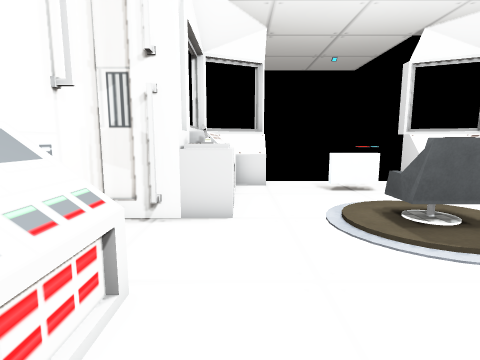
View 1 (above)

14 first-person views from a walk through a Unity game level. The camera is 1.5 m above the floor, tilts 8° down and sees 80° across. The floor is counted in squares, 1 m on a side. Each view is taken from the middle of a square. On the plan, view 1 faces up. The plan holds only what a view shows up to about 14 squares ahead; the rest is blank. The place goes on beyond the plan. The player is left out. Door leaves are left out, so doorways stand open. Some surface patterns are stand-ins.

View 2
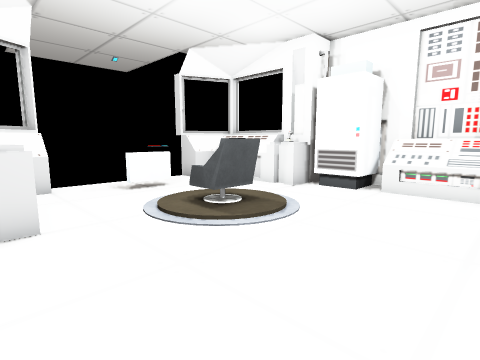

View 3
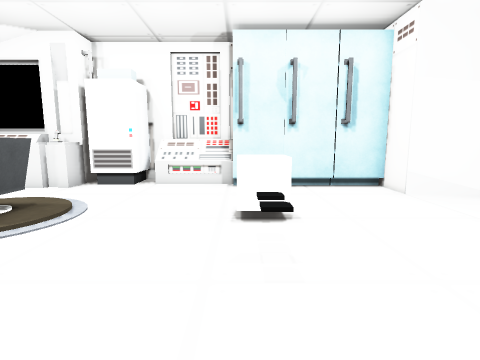

View 4
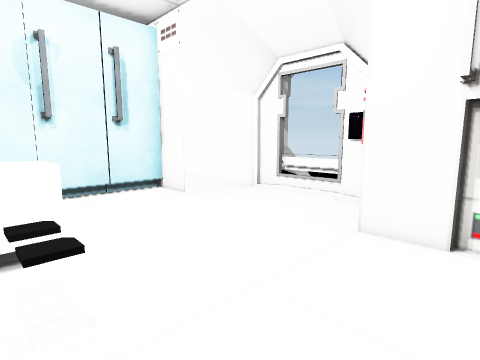

View 5
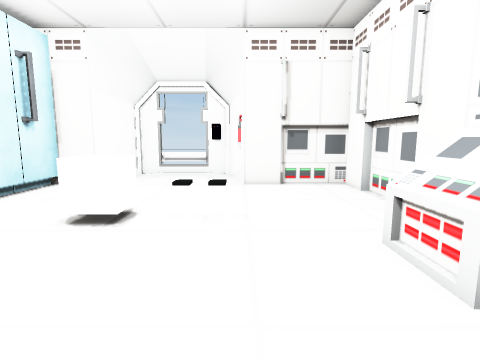

View 6
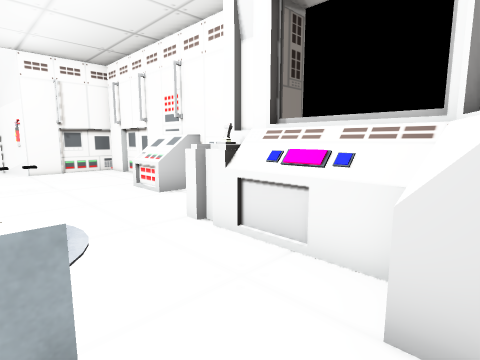

View 7
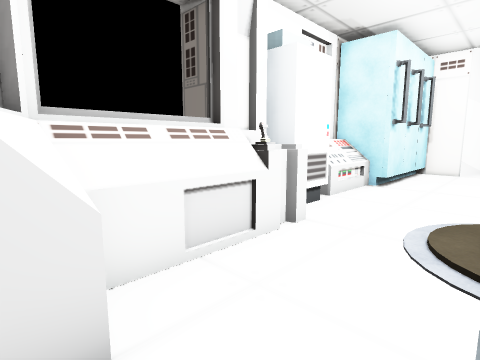

View 8
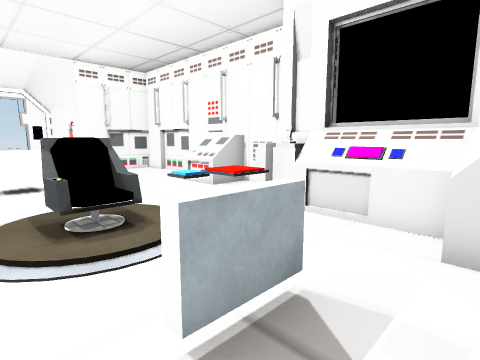

View 9
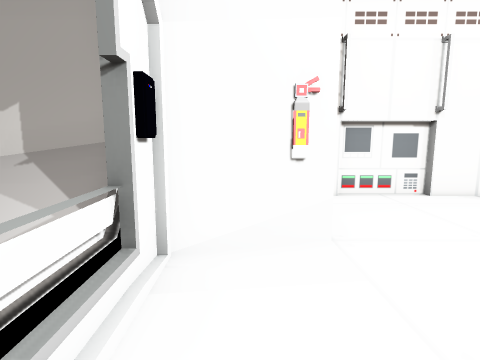

View 10
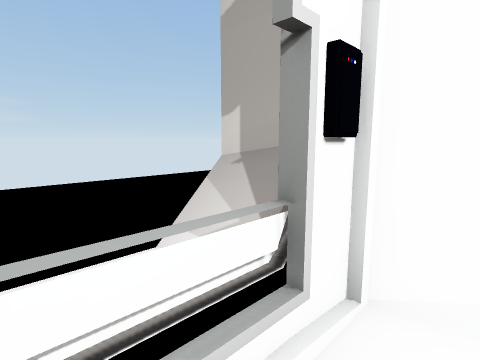

View 11
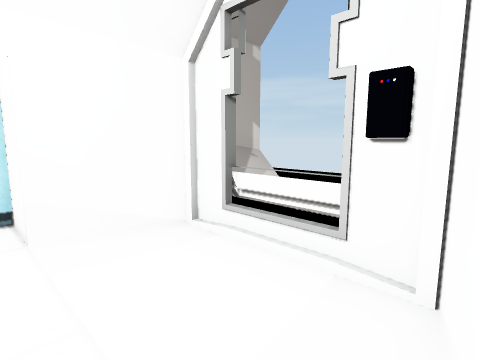

View 12
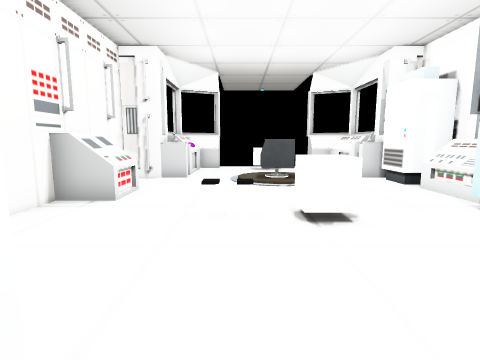

View 13
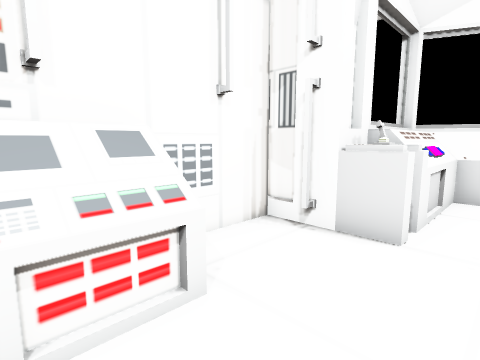

View 14
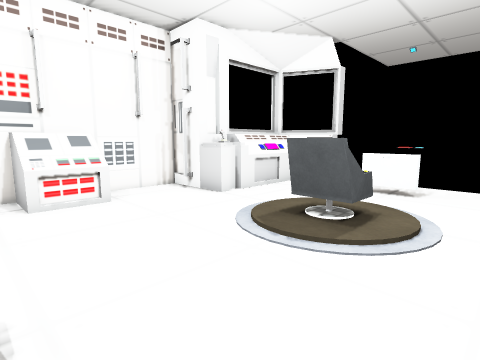

### Floor plan
Key: @ floor where view 1 was taken; # wall or solid block; . floor; D open door; ^ raised ledge; v drop or lower ground; C chair; N console; A cabinet; E fire extinguisher; O other object.
Columns run from 3 left of view 1 to 9 right of it. Each row starts with its distance up from view 1.
 11     v    v
 10   ##.....##v
  9   ##...O..##
  8   #O..O...##
  7   #O......##
  6 vv^^......^^
  5 ###...CC...O
  4 #.....CC...O#
  3 NNN........N#
  2 NNN........NN
  1 NNN........NN
  0 #..@OO.O..#A#
 -1 #......O..#A
 -2 #.........#AA
 -3 #.........#A
 -4 #.........#A
 -5 v###E....#A
 -6     #....#
 -7     OODO#
 -8     OO  O
 -9   vvOO  OO
-10     O   O

Where each view was taken, in squares from view 1:
view 1: 0 up, 0 right, facing up
view 2: 0 up, 1 left, facing up-right
view 3: 0 up, 2 left, facing right
view 4: 0 up, 1 left, facing down-right
view 5: 5 up, 1 right, facing down
view 6: 10 up, 3 right, facing down-left
view 7: 10 up, 4 right, facing down-right
view 8: 10 up, 5 right, facing down-left
view 9: 6 down, 5 right, facing left
view 10: 6 down, 4 right, facing down-left
view 11: 4 down, 1 right, facing down-right
view 12: 6 down, 2 right, facing up
view 13: 1 up, 1 right, facing up-left
view 14: 0 up, 6 right, facing up-left
